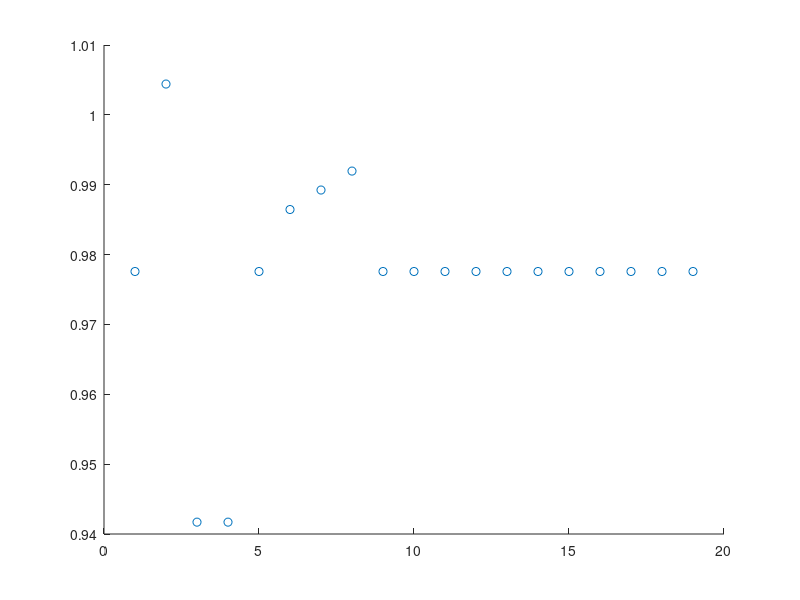

This figure's MATLAB source:
% Number of fibers
n = 19;

% Define constants for matrix stress
mu = 40e-3; % shear modulus
nu = 0.48; % Poissoin's ratio
kappa = (2*mu*(1+nu))/(3*(1-2*nu)); % compression modulus

% Define constant for collagen fiber stress
k1 = 0.28e-3; % stiffness parameter 1
k2 = 4.75; % stiffness parameter 2
     
% Volume fraction of the matrix
phim = 0.8; 

% Define the stretch ratios, and the time of each fiber
lambdap = [1.2; 1.3; 1.1; 1.1; 1.2; 1.23; 1.24; 1.25; 1.2; 1.2; 1.2; 1.2; 1.2; 1.2; 1.2; 1.2; 1.2; 1.2; 1.2; 1.2; 1.2; 1.2; 1.2; 1.2; 1.2; 1.2; 1.2; 1.2; 1.2; 1.2; 1.2; 1.2; 1.2; 1.2; 1.2; 1.2; 1.2; 1.2; 1.2; 1.2; 1.2; 1.2; 1.2; 1.2; 1.2; 1.2; 1.2; 1.2; 1.2; 1.2; 1.2; 1.2; 1.2; 1.2; 1.2; 1.2; 1.2; 1.2; 1.2; 1.2; 1.2; 1.2; 1.2; 1.2; 1.2; 1.2; 1.2; 1.2; 1.2; 1.2; 1.2; 1.2; 1.2; 1.2; 1.2; 1.2; 1.2; 1.2; 1.2; 1.2; 1.4];
lambdaptime = randi([1 n],1,n);
lambdae = 1.2;

% Locations of fibers that are still acceptable, that have not overstayed their welcome 
locations = find(lambdaptime > i);

% Volume fraction of collagen fibers, total should equal 1.
phicf = (1 - phim) / length(locations);

%Define some more math symbols
lambda = lambdae*lambdap;
Fe = lambda;
transFe = transpose(Fe);
B = Fe*transFe;
I = 1;
lambda = sqrt(transFe*Fe); % getal vs kolom

% Calculate the J
for m = 1:n
    J(m) = det(Fe(m));
    % stress in the matrix
    sigm(m) = phim*(mu/J(m)*(B(m)-I) + kappa*(log(J(m))/J(m))*I);
    J(m);
end
 
% Create the fibers, and give all of them a number
sigcf = zeros(n,3);
for k = 1:n
    lambdap(k);
    lambdafin = lambdae*lambdap;
    sigcf(k,1) = phicf*(k1*(lambdafin(k))^2)/J(k)*(exp(k2*(lambdafin(k))^2-1)-1);
    sigcf(k,2) = k;
    sigcf(k,3) = lambdafin(k);
end

% Calculate the total stress for each combination of fibers
sumsig = zeros(n);
for i = 1:n
   for j = 1:length(locations)
       sumsig(i) = sumsig(i) + sigcf(j);
   end
   disp('Fibers discontinued:'), find(lambdaptime<=i)
end

% Total stress for matrix + collagen fibers
sigtmatrix = [];
for t = 1:n
    sigt = sigm(t) + sumsig(t);
    sigtmatrix(end+1) = sigt;
   
end
sigtmatrix
scatter(1:n, sigtmatrix);